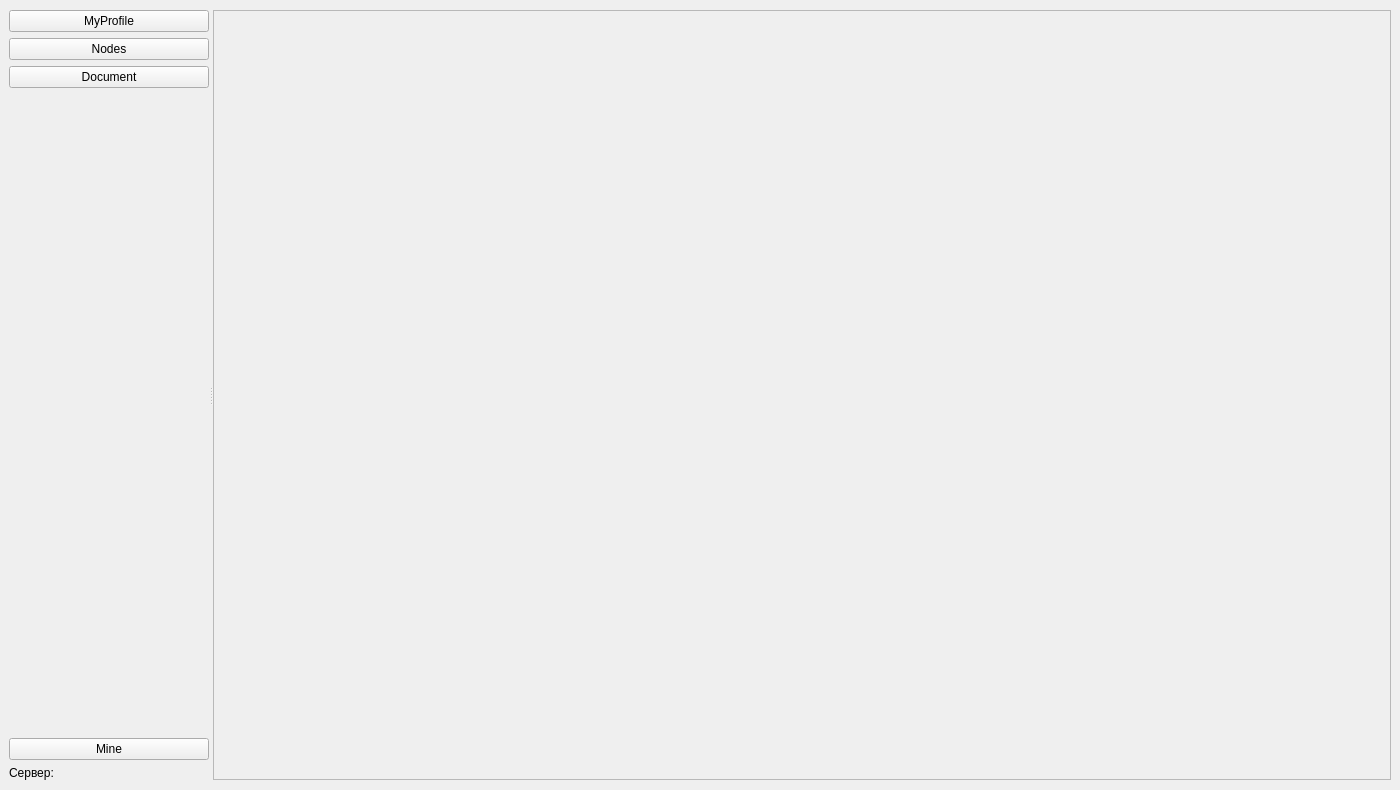
<?xml version="1.0" encoding="UTF-8"?>
<ui version="4.0">
 <class>MainWindow</class>
 <widget class="QMainWindow" name="MainWindow">
  <property name="geometry">
   <rect>
    <x>0</x>
    <y>0</y>
    <width>1400</width>
    <height>790</height>
   </rect>
  </property>
  <property name="minimumSize">
   <size>
    <width>800</width>
    <height>600</height>
   </size>
  </property>
  <property name="maximumSize">
   <size>
    <width>1600</width>
    <height>800</height>
   </size>
  </property>
  <property name="windowTitle">
   <string>MainWindow</string>
  </property>
  <widget class="QWidget" name="centralwidget">
   <property name="layoutDirection">
    <enum>Qt::LeftToRight</enum>
   </property>
   <layout class="QGridLayout" name="gridLayout">
    <item row="0" column="0">
     <widget class="QSplitter" name="splitter">
      <property name="orientation">
       <enum>Qt::Horizontal</enum>
      </property>
      <widget class="QWidget" name="widget" native="true">
       <property name="maximumSize">
        <size>
         <width>200</width>
         <height>770</height>
        </size>
       </property>
       <layout class="QVBoxLayout" name="verticalLayout">
        <item>
         <widget class="QPushButton" name="pushButton">
          <property name="maximumSize">
           <size>
            <width>250</width>
            <height>30</height>
           </size>
          </property>
          <property name="text">
           <string>MyProfile</string>
          </property>
         </widget>
        </item>
        <item>
         <widget class="QPushButton" name="pushButton_2">
          <property name="maximumSize">
           <size>
            <width>250</width>
            <height>30</height>
           </size>
          </property>
          <property name="text">
           <string>Nodes</string>
          </property>
         </widget>
        </item>
        <item>
         <widget class="QPushButton" name="pushButton_3">
          <property name="maximumSize">
           <size>
            <width>250</width>
            <height>30</height>
           </size>
          </property>
          <property name="text">
           <string>Document</string>
          </property>
         </widget>
        </item>
        <item>
         <spacer name="verticalSpacer">
          <property name="orientation">
           <enum>Qt::Vertical</enum>
          </property>
          <property name="sizeHint" stdset="0">
           <size>
            <width>20</width>
            <height>40</height>
           </size>
          </property>
         </spacer>
        </item>
        <item>
         <widget class="QPushButton" name="mine_pushButton">
          <property name="maximumSize">
           <size>
            <width>250</width>
            <height>16777215</height>
           </size>
          </property>
          <property name="text">
           <string>Mine</string>
          </property>
         </widget>
        </item>
        <item>
         <widget class="QLabel" name="label_status_server">
          <property name="text">
           <string>Сервер:</string>
          </property>
         </widget>
        </item>
       </layout>
      </widget>
      <widget class="QScrollArea" name="scrollArea">
       <property name="maximumSize">
        <size>
         <width>1600</width>
         <height>800</height>
        </size>
       </property>
       <property name="widgetResizable">
        <bool>true</bool>
       </property>
       <widget class="QWidget" name="scrollAreaWidgetContents">
        <property name="geometry">
         <rect>
          <x>0</x>
          <y>0</y>
          <width>1170</width>
          <height>766</height>
         </rect>
        </property>
        <property name="autoFillBackground">
         <bool>true</bool>
        </property>
       </widget>
      </widget>
     </widget>
    </item>
   </layout>
  </widget>
 </widget>
 <resources/>
 <connections/>
</ui>
